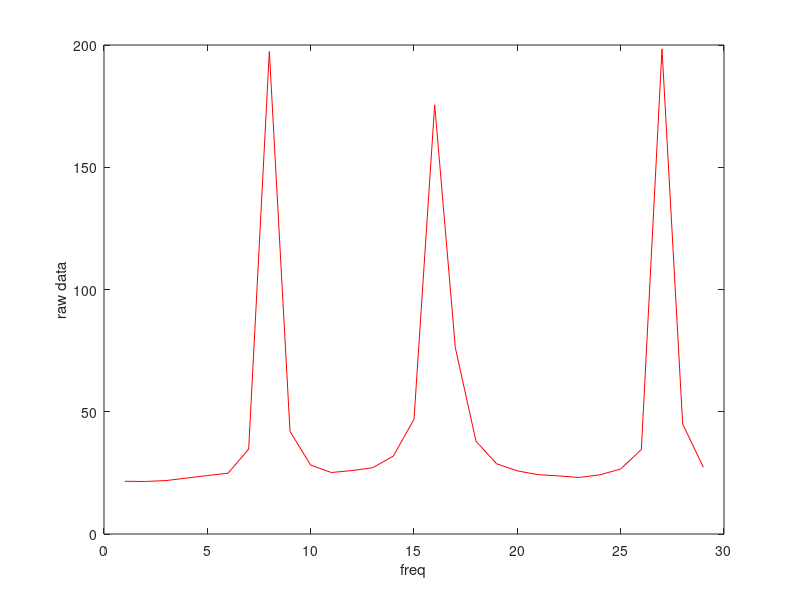

Source code (MATLAB): (Note: this script raises an error after producing the figure.)

clear all;
close all;
addpath D:\spm12

%lookforstr='envelope'
lookforstr='phase/amp'
N=1000;
Nt=512;
t=1:Nt;
x=zeros(N,Nt);y=x;
Nf=30;
for tr=1:N,
    phase1=rand(1)*2*pi;
    phase2=rand(1)*2*pi;
    rphase1=rand(1)*2*pi;
    rphase2=rand(1)*2*pi;

    a1=randn(1);
    a2=randn(1);
    a3=randn(1);
    %% linear interation at lowest freq (t/10)
    %% non-linear coupling between lowest and medium freq (t/5)
    %% just envelope coupling at hightest freq (t/3)
    x(tr,:)=a1*sin(t/10+phase1)+a2*sin(t/5+phase2)+a3*sin(t/3+rphase1)+randn(1,Nt);
    y(tr,:)=a1*cos(t/10+phase1)+a1*cos(t/5+phase2)+a3*sin(t/3+rphase2)+randn(1,Nt);
    fy=fft(y(tr,:));;
    fx=fft(x(tr,:));;
    fY(tr,:)=fy(2:Nf);
    fX(tr,:)=fx(2:Nf);
end;

plot(mean(abs(fX)),'r');
ylabel('raw data')
xlabel('freq')

switch lookforstr,
    case 'phase/amp'
        X=[real(fX) imag(fX)]; % phase/amp
        Y=[real(fY) imag(fY)];
    case 'envelope',
        X=abs(fX); % envelope
        Y=abs(fY);
    case 'phase'
        X=angle(fX);
        Y=angle(fY);
end;
X=X-mean(X);
Y=Y-mean(Y);

CVA=spm_cva(Y,X);

Nsig=length(find(CVA.p<0.05)); %% number significant components

for f=1:Nsig,
    normV=cov(CVA.Y)*CVA.V;
    normW=cov(CVA.X)*CVA.W;
    figure;
    try,
        subplot(2,1,1);
        plot(1:Nf-1,normW(1:Nf-1,f),'g',1:Nf-1,normW(Nf:2*(Nf-1),f),'r');
        legend('real','imag')
        ylabel('W (design)')
        subplot(2,1,2);
        plot(1:Nf-1,normV(1:Nf-1,f),'g',1:Nf-1,normV(Nf:2*(Nf-1),f),'r');
        ylabel('V (data)')
        xlabel('freq')
    catch
        subplot(2,1,1);
        plot(1:Nf-1,normW(1:Nf-1,f),'r-o');
        ylabel('W (design)')
        subplot(2,1,2);
        plot(1:Nf-1,normV(1:Nf-1,f),'m-o');
        ylabel('V (data)')
        xlabel('freq')
    end;

    title(sprintf('mode %d, p<%3.2f',f,CVA.p(f)))
    %% CVA.V(:,1) etc are the canonical vectors for the Y
    % CVA.v is the canonical variate (=Y*CVA.V)

    %% CVA.W(:,1) etc are the canonical vectors for the X
    % CVA.w is the canonical variate (=X*CVA.W)
    %% for some reason CVA.W is not set of eigenvectors (but CVA.V is).. need to check


end;

